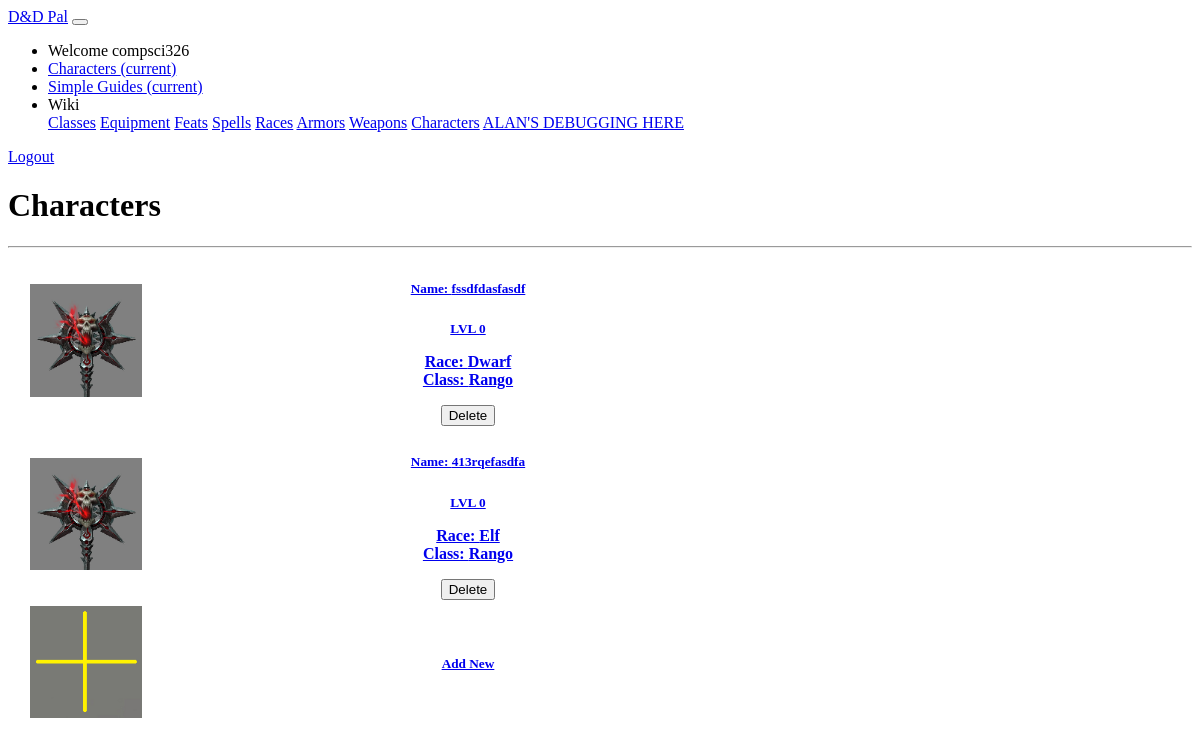
Before: /dndpal/mycharacters/ (signed in) with the older database file.
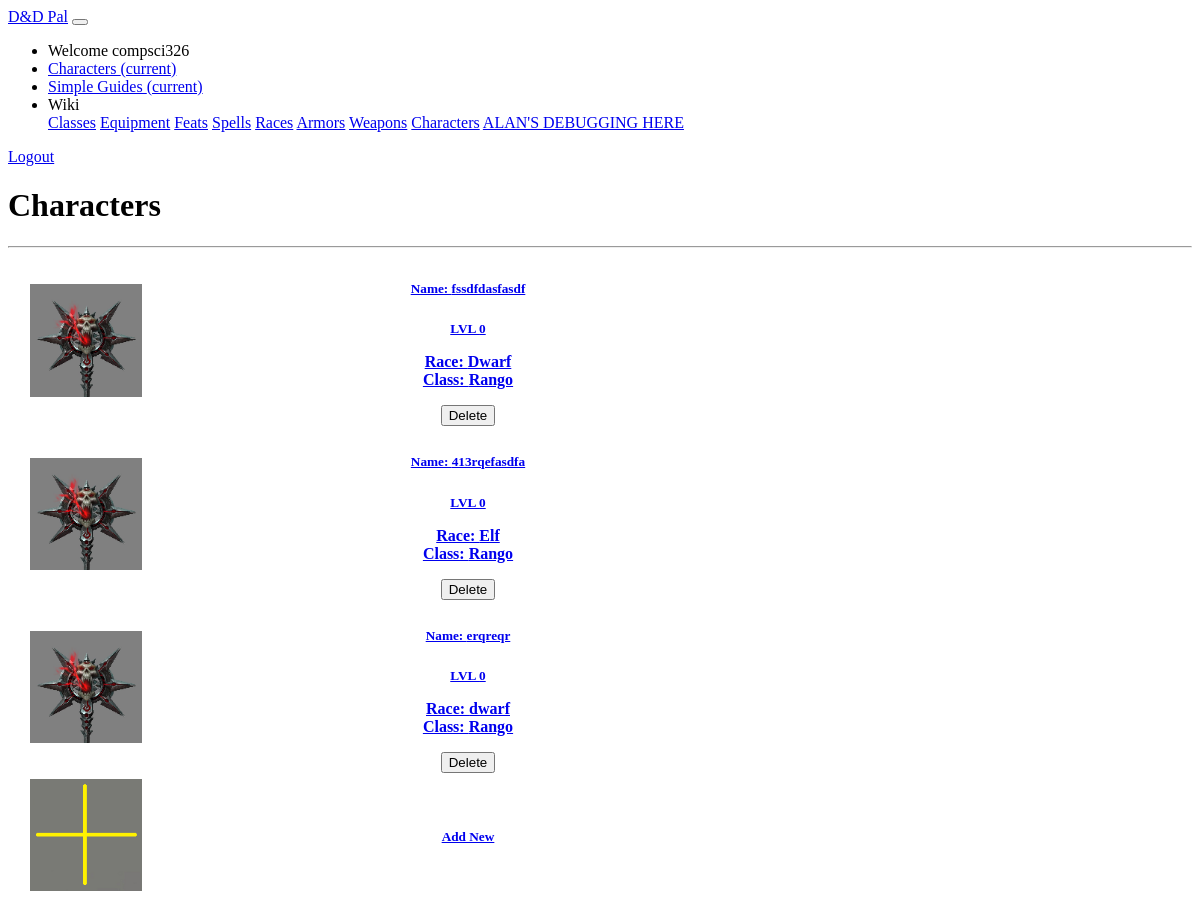
After: the same page with the newer database file.
### dndpal/models.py (models this page shows, shortened)
class Character(models.Model):
    uuid = models.UUIDField(primary_key=True, default=uuid.uuid4)
    username = models.ForeignKey(User, on_delete=models.SET_NULL, null = True)
    char_name = models.CharField( default = '', max_length = 30, help_text = "Enter a name for your character")
    char_class = models.ForeignKey('CharacterClass', on_delete=models.SET_NULL, null = True)
    race = models.ForeignKey('Race', on_delete=models.SET_NULL, null = True)
    subrace = models.ForeignKey('Subrace', on_delete=models.SET_NULL, null = True)
    level = models.PositiveSmallIntegerField(default = 0, help_text = "Enter the level your character")
    ALIGNMENT_CHOICES = (
        ('LG', 'Lawful Good'),
        ('NG', 'Neutral Good'),
        ('CG', 'Chaotic Good'),
        ('LN', 'Lawful Neutral'),
        ('NN', 'True Neutral'),
        ('CN', 'Chaotic Neutral'),
        ('LE', 'Lawful Evil'),
        ('NE', 'True Neutral'),
        ('CE', 'Chaotic Evil')
    )
    alignment = models.CharField(max_length = 2, choices = ALIGNMENT_CHOICES, default = 'NN')
    proficiency_list = models.CharField( default = '', max_length = 30, blank=True, help_text = "Enter the list of proficiencies for this character in JSON format.")
    ability_list = models.CharField( default = '', max_length = 1000, blank=True, help_text = "Enter the list of abilities for this character in JSON format.")
    spell_list = models.CharField( default = '', max_length = 1000, blank=True, help_text = "Enter the list of spells for this character in JSON format.")
    gold = models.IntegerField(default=0, help_text="Enter the gold of the character")
    silver = models.IntegerField(default=0, help_text="Enter the gold of the character")
    copper = models.IntegerField(default=0, help_text="Enter the gold of the character")
    exp = models.IntegerField(default=0, help_text="Enter the exp of the character")
    armor = models.ForeignKey('Armor', on_delete=models.SET_NULL, null = True)
    weapon = models.ForeignKey('Weapon', on_delete=models.SET_NULL, null = True)
    items = models.CharField(default = '', max_length = 5000, help_text = "Enter list of inventory items")
    max_hp = models.PositiveSmallIntegerField(default = 1, help_text = "Enter the max hitpoints for your character")
    temp_hp = models.PositiveSmallIntegerField(default = 1, help_text = "Enter the temporary hitpoints for your character")
    cur_hp = models.PositiveSmallIntegerField(default = 1, help_text = "Enter the current hitpoints for your character")
    armor_class = models.PositiveSmallIntegerField(default = 1, help_text = "Enter the armor class for your character")
    init = models.PositiveSmallIntegerField(default = 1, help_text = "Enter the initiative bonus for your character")
    bonus_list = models.CharField( default = '', max_length = 1000, blank=True, help_text = "Enter the list of bonuses for this character in JSON format.")
    strength = models.SmallIntegerField(default= 0, help_text="Enter the strength state for your character.")
    dexterity = models.SmallIntegerField(default= 0, help_text="Enter the dexterity state for your character.")
    constitution = models.SmallIntegerField(default= 0, help_text="Enter the constitution state for your character.")
    intelligence = models.SmallIntegerField(default= 0, help_text="Enter the intelligence state for your character.")
    wisdom = models.SmallIntegerField(default= 0, help_text="Enter the wisdowm state for your character.")
    charisma = models.SmallIntegerField(default= 0, help_text="Enter the charisma state for your character.")
    character_view = models.CharField( default = '', max_length = 30, help_text = "Enter view for character (simple/guided/manual).")

class Race(models.Model):
    name = models.CharField(default = '', primary_key = True, max_length = 100, help_text = "Enter the name of this race")
    description = models.CharField(default = '', max_length = 5000, help_text = "Enter a description of this race (backstory, beliefs, etc.)")
    speed = models.SmallIntegerField(default=0, help_text="Enter the speed for this race")
    modifiers = models.CharField(default = '', max_length = 100, help_text = "Enter the stats modifiers in JSON format. Ex: {\"str\": 2, \"dex\": 8}")
    def __str__(self):
        return self.name

class CharacterClass(models.Model):
    name = models.CharField(default = '', primary_key = True, max_length = 100, help_text = "Enter the name of this class")
    descrtiption = models.CharField(default = '', max_length = 1000, help_text = "Enter a description of this class")
    hitpoints = models.PositiveIntegerField(default = 10, help_text = "Enter the hitdie of this class")
    skill_proficiency_limit = models.PositiveSmallIntegerField(default = 5, help_text = "Enter the max amount of skills this class can be proficient in")
    skill_list = models.CharField(default = '', max_length = 300, help_text = "Enter a comma separated skill list. Ex: \"Acrobatics,Intimidation\" \(without the quotations\)")
    armor_prof = models.CharField(default = "", max_length = 10000, help_text = "Enter a comma separated of armor proficiencies list for the class")
    weapon_prof = models.CharField(default = "", max_length = 10000, help_text = "Enter a comma separated of weapon proficiencies list for the class")
    saving_throws = models.CharField(default = "", max_length = 10000, help_text = "Enter a comma separated list of saving throws for the class")
    recommended_gear = models.CharField(default = "", max_length = 10000, help_text = "Enter the names of the recommended gear for this class")
    def __str__(self):
        return self.name

### dndpal/views.py (the view)
# urls.py: path('mycharacters/', views.CharacterListView.as_view(), name='my-characters'),
class CharacterListView(LoginRequiredMixin,generic.ListView):
    model = Character
    template_name ='char_list.html'
    paginate_by = 10
    def get_queryset(self):
        return Character.objects.filter(username=self.request.user)

### dndpal/templates/char_list.html (shortened to what this page needs)
{% extends "base_generic.html" %}
{% load static %}
{% block content %}
<main role="main" class="container">
    <div class="container">
        <div class="row" style="margin-top: 10px">
            <div class="col-md-5">
                <h1>Characters</h1>
                <hr>
            </div>
        </div>
        <div class="list-group">
            {% if character_list %}
                {% for c in character_list %}
                    <a href="{% url 'character-detail' c.pk %}" class="list-group-item list-group-item-action flex-column align-items-start"
                       style=" border-radius: 25px;background-color: #DCDCDC; margin-bottom:5px">
                        <table>
                            <col width="20%">
                            <col width="80%">
                            <tbody>
                            <tr>
                                <th>
                                    <div class="avatar">
                                        <img style="width:75%; max-width: 400px;height:auto;"src="{% static 'img/barb-weapon.png' %}"class="rounded-circle img-responsive">
                                    </div>
                                </th>
                                <th scope="row">
                                    <div class="d-flex w-100 justify-content-between">
                                        <h5 class="mb-1"><b>Name: {{c.char_name}}</b></h5>
                                        <small class="text-muted">LVL {{c.level}}</small>
                                    </div>
                                    <div class="d-flex w-100 justify-content-between" style="align-items: center;">
                                        <p class="mb-1">Race: {{c.race}} <br/> Class: {{c.char_class}}</p>
                                        <button type="button" class="btn btn-flat btn-danger">Delete</button>
                                    </div>
                                </th>
                            </tr>
                            </tbody>
                        </table>
                    </a>
                {% endfor %}
                    <a href="{% url 'character_create' %}" class="list-group-item list-group-item-action flex-column align-items-start"
               style=" border-radius: 25px;background-color: #DCDCDC; margin-bottom:5px ">
                <table>
                    <col width="20%">
                    <col width="80%">
                    <tbody>
                    <tr>
                        <th>
                            <div class="avatar">
                                <img style="width:75%;
													  max-width: 400px;
													  height:auto;"
                                     src="{% static 'img/Add.png' %}"
                                     class="rounded-circle img-responsive"
                                >
                            </div>
                        </th>
                        <th scope="row">
                            <div class="d-flex w-100 justify-content-between">
                                <h5 class="mb-1">Add New</h5>
                            </div>
                        </th>
                    </tr>
                    </tbody>
                </table>
            </a>
            {% endif %}
        </div>
    </div>
</main>
{% endblock %}

### dndpal/templates/base_generic.html (shortened to what this page needs)
<!DOCTYPE html>
<html lang="en">
<head>
    <link rel="stylesheet" href="https://unpkg.com/bootstrap-material-design@4.1.1/dist/css/bootstrap-material-design.min.css">
    {% load static %}
    <link rel="stylesheet" href="{% static 'css/global_styles.css' %}">
</head>
<body>
<nav class="navbar navbar-expand-lg navbar-dark bg-dark">
    <a class="navbar-brand" href="{% url 'home' %}">D&amp;D Pal</a>
    <button class="navbar-toggler" type="button" data-toggle="collapse" data-target="#navbarColor01" aria-controls="navbarColor01" aria-expanded="false" aria-label="Toggle navigation">
    </button>
    <div class="collapse navbar-collapse" id="navbarColor01">
      <ul class="navbar-nav mr-auto">
        <li class="nav-item">
      {% if user.is_authenticated %}
          <span class="navbar-text">
            Welcome {{ user.get_username }}
          </span>
        </li>
        <li class="nav-item active">
          <a class="nav-link" href="{% url 'my-characters' %}">Characters <span class="sr-only">(current)</span></a>
        </li>
      {% else %}
        <li class="nav-item">
          <span class="navbar-text">
            Welcome to Dnd pal
          </span>
        </li>
      {% endif %}
        <li class="nav-item active">
            <a class="nav-link" href="{% url 'simple' %}">Simple Guides  <span class="sr-only">(current)</span></a>
        </li>
        <li class="nav-item dropdown">
            <a class="nav-link dropdown-toggle text-white" id="navbarDropdownMenuLink" data-toggle="dropdown" aria-haspopup="true" aria-expanded="false">Wiki</a>
            <div class="dropdown-menu dropdown-primary" aria-labelledby="navbarDropdownMenuLink">
                <a class="dropdown-item" href="{% url 'classes' %}">Classes</a>
                <a class="dropdown-item" href="{% url 'equipment' %}">Equipment</a>
                <a class="dropdown-item" href="#">Feats</a>
                <a class="dropdown-item" href="{% url 'spells' %}">Spells</a>
                <a class="dropdown-item" href="{% url 'races' %}">Races</a>
                <a class="dropdown-item" href="{% url 'armors' %}">Armors</a>
                <a class="dropdown-item" href="{% url 'weapons' %}">Weapons</a>
                <a class="dropdown-item" href="{% url 'my-characters' %}">Characters</a>
                <a class="dropdown-item" href="{% url 'alan' %}">ALAN'S DEBUGGING HERE</a>
            </div>
        </li>
      </ul>
      {% if user.is_authenticated %}
      <a class="btn btn-light" href="{% url 'logout'%}?next={{request.path}}" role="button">Logout</a>
      {% else %}
      <a class="btn btn-light" href="{% url 'login'%}?next={{request.path}}" role="button">Login</a>
      <a class="btn btn-light" href="{% url 'signup'%}?next={{request.path}}" role="button">Sign Up</a>
      {% endif %}
    </div>
  </nav>
{% block content %}{% endblock %}
 </body>
</html>

Changed rows visible on the page:
added Character: char_name "erqreqr", level "0", race "dwarf", char_class "Rango"
